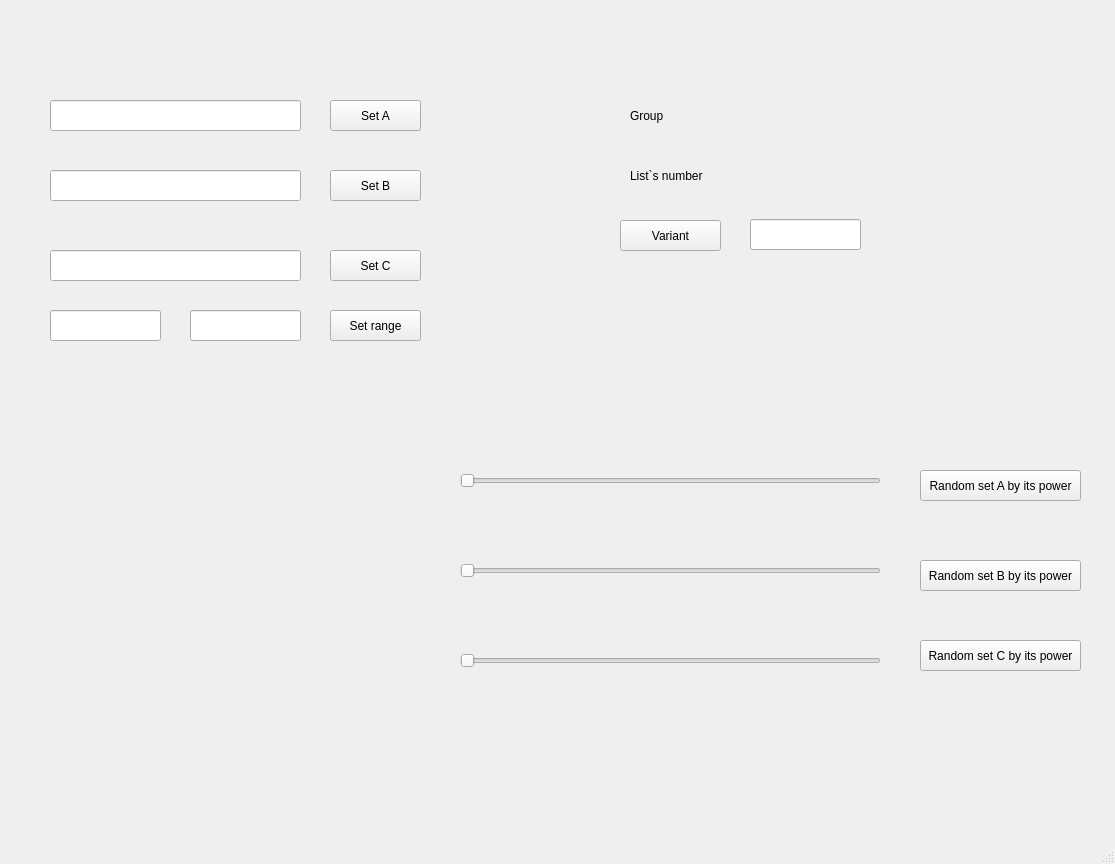
<?xml version="1.0" encoding="UTF-8"?>
<ui version="4.0">
 <class>MainWindow</class>
 <widget class="QMainWindow" name="MainWindow">
  <property name="geometry">
   <rect>
    <x>0</x>
    <y>0</y>
    <width>1115</width>
    <height>864</height>
   </rect>
  </property>
  <property name="windowTitle">
   <string>MainWindow</string>
  </property>
  <widget class="QWidget" name="centralwidget">
   <widget class="QLineEdit" name="lineEdit">
    <property name="geometry">
     <rect>
      <x>50</x>
      <y>100</y>
      <width>251</width>
      <height>31</height>
     </rect>
    </property>
   </widget>
   <widget class="QLineEdit" name="lineEdit_2">
    <property name="geometry">
     <rect>
      <x>50</x>
      <y>170</y>
      <width>251</width>
      <height>31</height>
     </rect>
    </property>
   </widget>
   <widget class="QLineEdit" name="lineEdit_3">
    <property name="geometry">
     <rect>
      <x>50</x>
      <y>250</y>
      <width>251</width>
      <height>31</height>
     </rect>
    </property>
   </widget>
   <widget class="QPushButton" name="pushButton">
    <property name="geometry">
     <rect>
      <x>330</x>
      <y>100</y>
      <width>91</width>
      <height>31</height>
     </rect>
    </property>
    <property name="text">
     <string>Set A</string>
    </property>
   </widget>
   <widget class="QPushButton" name="pushButton_2">
    <property name="geometry">
     <rect>
      <x>330</x>
      <y>170</y>
      <width>91</width>
      <height>31</height>
     </rect>
    </property>
    <property name="text">
     <string>Set B</string>
    </property>
   </widget>
   <widget class="QPushButton" name="pushButton_3">
    <property name="geometry">
     <rect>
      <x>330</x>
      <y>250</y>
      <width>91</width>
      <height>31</height>
     </rect>
    </property>
    <property name="text">
     <string>Set C</string>
    </property>
   </widget>
   <widget class="QLineEdit" name="lineEdit_4">
    <property name="geometry">
     <rect>
      <x>50</x>
      <y>310</y>
      <width>111</width>
      <height>31</height>
     </rect>
    </property>
   </widget>
   <widget class="QLineEdit" name="lineEdit_5">
    <property name="geometry">
     <rect>
      <x>190</x>
      <y>310</y>
      <width>111</width>
      <height>31</height>
     </rect>
    </property>
   </widget>
   <widget class="QPushButton" name="pushButton_4">
    <property name="geometry">
     <rect>
      <x>330</x>
      <y>310</y>
      <width>91</width>
      <height>31</height>
     </rect>
    </property>
    <property name="text">
     <string>Set range</string>
    </property>
   </widget>
   <widget class="QPushButton" name="pushButton_7">
    <property name="geometry">
     <rect>
      <x>620</x>
      <y>220</y>
      <width>101</width>
      <height>31</height>
     </rect>
    </property>
    <property name="text">
     <string>Variant</string>
    </property>
   </widget>
   <widget class="QLabel" name="label">
    <property name="geometry">
     <rect>
      <x>630</x>
      <y>100</y>
      <width>91</width>
      <height>31</height>
     </rect>
    </property>
    <property name="text">
     <string>Group</string>
    </property>
   </widget>
   <widget class="QLabel" name="label_2">
    <property name="geometry">
     <rect>
      <x>630</x>
      <y>160</y>
      <width>91</width>
      <height>31</height>
     </rect>
    </property>
    <property name="text">
     <string>List`s number</string>
    </property>
   </widget>
   <widget class="QSlider" name="horizontalSlider">
    <property name="geometry">
     <rect>
      <x>460</x>
      <y>460</y>
      <width>421</width>
      <height>41</height>
     </rect>
    </property>
    <property name="orientation">
     <enum>Qt::Horizontal</enum>
    </property>
   </widget>
   <widget class="QSlider" name="horizontalSlider_2">
    <property name="geometry">
     <rect>
      <x>460</x>
      <y>550</y>
      <width>421</width>
      <height>41</height>
     </rect>
    </property>
    <property name="orientation">
     <enum>Qt::Horizontal</enum>
    </property>
   </widget>
   <widget class="QSlider" name="horizontalSlider_3">
    <property name="geometry">
     <rect>
      <x>460</x>
      <y>640</y>
      <width>421</width>
      <height>41</height>
     </rect>
    </property>
    <property name="orientation">
     <enum>Qt::Horizontal</enum>
    </property>
   </widget>
   <widget class="QPushButton" name="pushButton_8">
    <property name="geometry">
     <rect>
      <x>920</x>
      <y>470</y>
      <width>161</width>
      <height>31</height>
     </rect>
    </property>
    <property name="text">
     <string>Random set A by its power</string>
    </property>
   </widget>
   <widget class="QPushButton" name="pushButton_9">
    <property name="geometry">
     <rect>
      <x>920</x>
      <y>560</y>
      <width>161</width>
      <height>31</height>
     </rect>
    </property>
    <property name="text">
     <string>Random set B by its power</string>
    </property>
   </widget>
   <widget class="QPushButton" name="pushButton_10">
    <property name="geometry">
     <rect>
      <x>920</x>
      <y>640</y>
      <width>161</width>
      <height>31</height>
     </rect>
    </property>
    <property name="text">
     <string>Random set C by its power</string>
    </property>
   </widget>
   <widget class="QLineEdit" name="lineEdit_6">
    <property name="geometry">
     <rect>
      <x>750</x>
      <y>219</y>
      <width>111</width>
      <height>31</height>
     </rect>
    </property>
   </widget>
  </widget>
  <widget class="QMenuBar" name="menubar">
   <property name="geometry">
    <rect>
     <x>0</x>
     <y>0</y>
     <width>1115</width>
     <height>21</height>
    </rect>
   </property>
  </widget>
  <widget class="QStatusBar" name="statusbar"/>
 </widget>
 <resources/>
 <connections/>
</ui>
